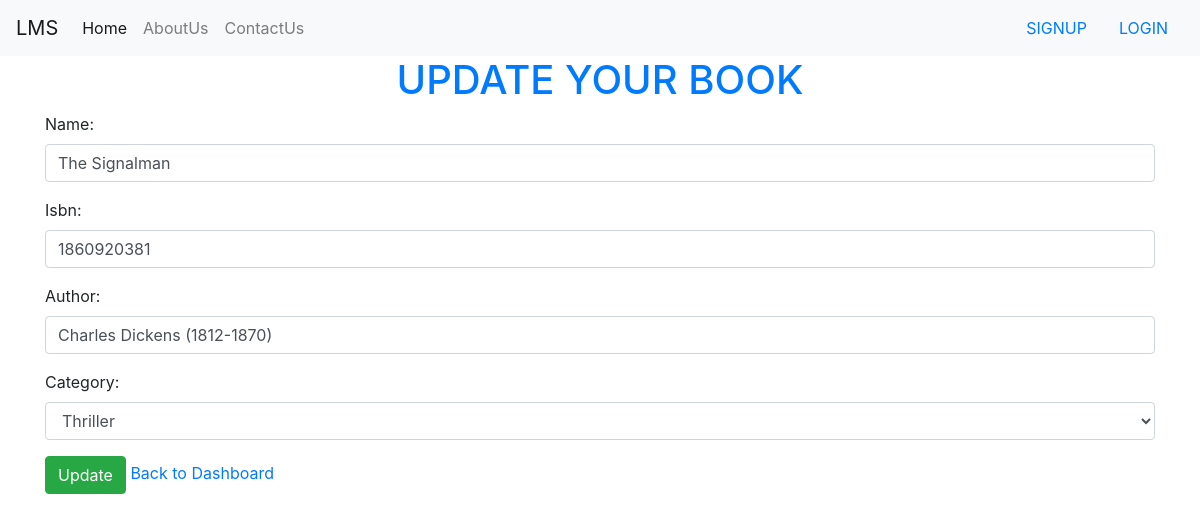
Screenshot of /updatebook/12/ with the database file from the repository.
### myapp/models.py (models this page shows)
class Book(models.Model):
    catchoice= [
        ('education', 'Education'),
        ('entertainment', 'Entertainment'),
        ('comics', 'Comics'),
        ('biography', 'Biography'),
        ('history', 'History'),
        ('novel', 'Novel'),
        ('fantasy', 'Fantasy'),
        ('thriller', 'Thriller'),
        ('romance', 'Romance'),
        ('scifi','Sci-Fi')
        ]
    name=models.CharField(max_length=30)
    isbn=models.IntegerField()
    author=models.CharField(max_length=40)
    category=models.CharField(max_length=30,choices=catchoice,default='education')

### myapp/views.py (the view)
# urls.py: path('updatebook/<int:id>/', views.updatebook, name='updatebook'),
def updatebook(request,id):
    if request.method == 'POST':
        d = Book.objects.get(pk=id)
        f = Postform(request.POST, instance=d)
        if f.is_valid():
            messages.success(request, 'Data is updated successfully')
            f.save()
    else:
        d = Book.objects.get(pk=id)
        f = Postform(instance=d)
    return render(request, 'myapp/updatebook.html', {'f': f})

### myapp/forms.py
class Postform(forms.ModelForm):
    class Meta:
        model=Book
        fields = ['name', 'isbn','author','category']
        widgets = {
            'name': forms.TextInput(attrs={'class': 'form-control'}),
            'isbn': forms.NumberInput(attrs={'class': 'form-control'}),
            'author':forms.TextInput(attrs={'class': 'form-control'}),
            'category':forms.Select(attrs={'class':'form-control'}),
        }

### myapp/templates/myapp/updatebook.html (shortened to what this page needs)
{% extends 'myapp/base.html' %}
{% block content %}
<div class="container">
    <h1 class="text-center text-primary">UPDATE YOUR BOOK</h1>
    <form action="" method="POST">
        {{f.as_p}}
    <input type="submit" value="Update" class="btn btn-success">
        <a href="{% url 'dashboard' %}">Back to Dashboard</a>
    </form>
</div>
{% endblock %}

### rows the page displays
Book: name "The Signalman", isbn "1860920381", author "Charles Dickens (1812-1870)", category "Thriller"
